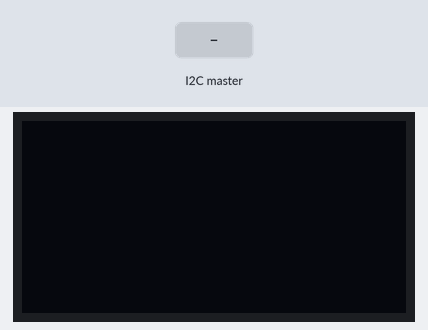
This sketch was run on a simulated Arduino Uno, built with avr-gcc and run on an emulated ATmega328P. Shown: 128×64 one-colour display. The test bench sets the inputs (shaded band). The OLED is the two-colour kind (top 16 rows yellow).

Above: at 1.2 s.
1.3 s: the I2C master sends the byte 90
At 2.1 s:
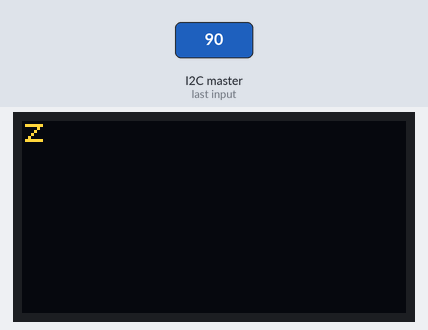
At 23.1 s:
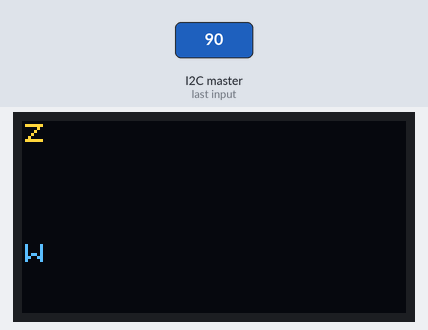
Timing chart, 0 to 24.6 s (numbered marks = the images above; inputs shaded):
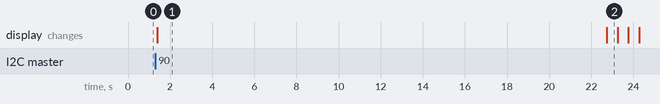

The sketch:

03_OLED_I2C_terminal.ino
```cpp
#include <Arduino.h>
#include <SPI.h>         // SPI interface driver
#include <U8x8lib.h>     // OLED text based graphics driver
#include <Wire.h>        // I2C interface driver

// pin definitions for SPI OLED
#define CS_PIN 10
#define RST_PIN 17
#define DC_PIN 16

String datastring = "";               // received data to display
int datareceived = 0;                 // flag for processing the datastring

unsigned long millisCurrent = 0;      // current time

unsigned long millisData = 0;         // last time data was received
unsigned long delayData = 20000;      // timeout in milisec for the I2C comm

unsigned long millisScreenSaver;      // last time screen saver kicked in
unsigned long delayScreenSaver = 5000;      // timeout in milisec for the screen saver to act

/* Display Constructor for the OLED Display */
U8X8_SH1106_128X64_NONAME_4W_HW_SPI u8x8(CS_PIN, DC_PIN, RST_PIN);
/* terminal setup for the display */
#define U8LOG_WIDTH 16
#define U8LOG_HEIGHT 8
uint8_t u8log_buffer[U8LOG_WIDTH*U8LOG_HEIGHT];
U8X8LOG u8x8log;

///////////////////////////////////////////////////////////////////

void setup(void)
{
  // u8x8.begin() is required and will send the setup/init sequence to the display
  u8x8.begin();

  // Setup display and terminal
  u8x8.setContrast(128);        // Set the display brightness in range: 0 to 255
  u8x8.setFont(u8x8_font_chroma48medium8_r);
  /* setup terminal */
  u8x8log.begin(u8x8, U8LOG_WIDTH, U8LOG_HEIGHT, u8log_buffer);
  u8x8log.setRedrawMode(1);     // 0: Update screen with newline, 1: Update screen for every char

  // initialize I2C communication
  Wire.begin(8);                // join i2c bus with address #0x08
  Wire.onReceive(receiveEvent); // register receive event
  Wire.onRequest(sendEvent);    // register send event
}

///////////////////////////////////////////////////////////////////

void loop(void)
{
  millisCurrent = millis();

  // check communication timeout
  if (millisCurrent - millisData > delayData) {
    u8x8log.print("Wait for pi...");
    u8x8log.print("\n");
    delay(2000);
  }

  // check screen saver timer
  if (millisCurrent - millisScreenSaver > delayScreenSaver) {
    u8x8log.print("\n");
    millisScreenSaver = millisCurrent;
  }

  if (datareceived) {
    u8x8log.print(datastring);
    u8x8log.print("\n");

    datareceived = 0;
    millisData = millis();
  }
}

///////////////////////////////////////////////////////////////////

// function that executes whenever data is received from I2C master
// this function is registered as an event
void receiveEvent(int howMany)
{
  char c;
  String received = "";
  int i = 0;

  while (0 < Wire.available()) { // loop through all received data
    c = Wire.read();            // receive each byte as a character
    if (c == 0 && i == 0) return;  // if the first byte is a 0 then it will be the register setting for the data request
    i++;
    received += c;              // add to the receiving string
  }
  datastring = received;        // update the global datastring to store what was received
  datareceived = 1;             // flag new data
}


// function that executes whenever data is requested by I2C master
// this function is registered as an event
void sendEvent()
{
  int len = 3;                  // length of the our array +1 for a closing zero
  byte sendarray[len];          // buffer to send

  sendarray[0] = 79;            // "O"
  sendarray[1] = 75;            // "K"
  sendarray[2] = 0;             // end-of-string

  Wire.write(sendarray, len);     // send the completed buffer data over the wire
}
```

Measured:
- after the input at 1.3 s, the display: changes after 0.10 s (image 1)
- what the display in image 1 shows lasts 21.3 s, from 1.4 s to 22.7 s
- what the display in image 2 shows lasts 0.6 s, from 22.7 s to 23.3 s
